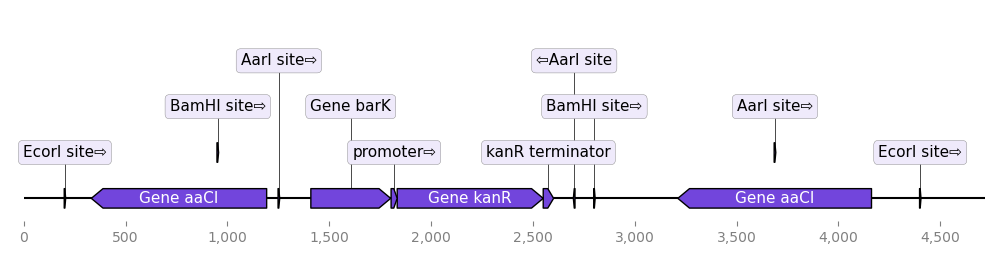

Generate this figure with Python:
from DnaPlotVisualization import BiopythonTranslator

graphic_record = BiopythonTranslator().translate_record("example_sequence.gb")
ax, _ = graphic_record.plot(figure_width=10, strand_in_label_threshold=7)
ax.figure.tight_layout()
ax.figure.savefig("from_genbank.png")
